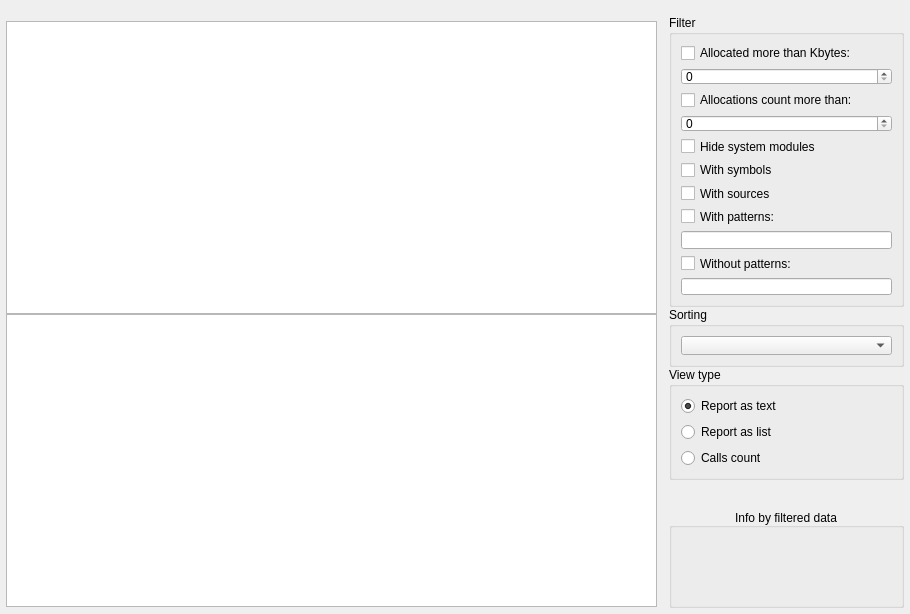
<?xml version="1.0" encoding="UTF-8"?>
<ui version="4.0">
 <class>ReportViewWidget</class>
 <widget class="QWidget" name="ReportViewWidget">
  <property name="geometry">
   <rect>
    <x>0</x>
    <y>0</y>
    <width>910</width>
    <height>614</height>
   </rect>
  </property>
  <property name="sizePolicy">
   <sizepolicy hsizetype="Preferred" vsizetype="Maximum">
    <horstretch>0</horstretch>
    <verstretch>0</verstretch>
   </sizepolicy>
  </property>
  <property name="minimumSize">
   <size>
    <width>0</width>
    <height>540</height>
   </size>
  </property>
  <property name="windowTitle">
   <string>Form</string>
  </property>
  <layout class="QGridLayout" name="gridLayout">
   <property name="leftMargin">
    <number>0</number>
   </property>
   <property name="topMargin">
    <number>0</number>
   </property>
   <property name="rightMargin">
    <number>0</number>
   </property>
   <property name="bottomMargin">
    <number>0</number>
   </property>
   <property name="spacing">
    <number>0</number>
   </property>
   <item row="1" column="0">
    <widget class="QGroupBox" name="reportViewRootGroupBox">
     <property name="minimumSize">
      <size>
       <width>0</width>
       <height>171</height>
      </size>
     </property>
     <property name="styleSheet">
      <string notr="true">QGroupBox#reportViewRootGroupBox{ border:none }</string>
     </property>
     <property name="title">
      <string/>
     </property>
     <property name="flat">
      <bool>true</bool>
     </property>
     <layout class="QHBoxLayout" name="horizontalLayout">
      <property name="spacing">
       <number>6</number>
      </property>
      <property name="leftMargin">
       <number>0</number>
      </property>
      <property name="topMargin">
       <number>3</number>
      </property>
      <property name="rightMargin">
       <number>0</number>
      </property>
      <property name="bottomMargin">
       <number>0</number>
      </property>
      <item>
       <widget class="QGroupBox" name="reportViewGroupBox">
        <property name="styleSheet">
         <string notr="true">QGroupBox#reportViewGroupBox{ border:none }</string>
        </property>
        <property name="title">
         <string notr="true"/>
        </property>
        <property name="flat">
         <bool>true</bool>
        </property>
        <layout class="QVBoxLayout" name="verticalLayout_2">
         <property name="spacing">
          <number>0</number>
         </property>
         <property name="leftMargin">
          <number>0</number>
         </property>
         <property name="topMargin">
          <number>6</number>
         </property>
         <property name="rightMargin">
          <number>0</number>
         </property>
         <property name="bottomMargin">
          <number>1</number>
         </property>
         <item>
          <widget class="QTreeWidget" name="treeWidget">
           <property name="sizeAdjustPolicy">
            <enum>QAbstractScrollArea::AdjustIgnored</enum>
           </property>
           <property name="autoScroll">
            <bool>true</bool>
           </property>
           <property name="showDropIndicator" stdset="0">
            <bool>false</bool>
           </property>
           <property name="alternatingRowColors">
            <bool>true</bool>
           </property>
           <property name="verticalScrollMode">
            <enum>QAbstractItemView::ScrollPerPixel</enum>
           </property>
           <property name="autoExpandDelay">
            <number>-1</number>
           </property>
           <property name="indentation">
            <number>20</number>
           </property>
           <property name="rootIsDecorated">
            <bool>true</bool>
           </property>
           <property name="sortingEnabled">
            <bool>true</bool>
           </property>
           <property name="headerHidden">
            <bool>false</bool>
           </property>
           <property name="columnCount">
            <number>3</number>
           </property>
           <attribute name="headerVisible">
            <bool>false</bool>
           </attribute>
           <attribute name="headerCascadingSectionResizes">
            <bool>true</bool>
           </attribute>
           <attribute name="headerMinimumSectionSize">
            <number>70</number>
           </attribute>
           <attribute name="headerDefaultSectionSize">
            <number>200</number>
           </attribute>
           <column>
            <property name="text">
             <string>Calls</string>
            </property>
           </column>
           <column>
            <property name="text">
             <string>Allocated</string>
            </property>
           </column>
           <column>
            <property name="text">
             <string>Calls count</string>
            </property>
           </column>
          </widget>
         </item>
         <item>
          <widget class="QPlainTextEdit" name="plainTextEdit">
           <property name="acceptDrops">
            <bool>false</bool>
           </property>
           <property name="toolTip">
            <string>&lt;html&gt;
   &lt;head/&gt;
   &lt;body&gt;
   // Each log entry has the following syntax:&lt;br&gt;
   //&lt;br&gt;
   // + BYTES_DELTA (NEW_BYTES - OLD_BYTES) NEW_COUNT allocs BackTrace TRACEID&lt;br&gt;
   // + COUNT_DELTA (NEW_COUNT - OLD_COUNT) BackTrace TRACEID allocations&lt;br&gt;
   // ... stack trace ...&lt;br&gt;
   //&lt;br&gt;
   // where:&lt;br&gt;
   //&lt;br&gt;
   // BYTES_DELTA - increase in bytes between before and after log&lt;br&gt;
   // NEW_BYTES - bytes in after log&lt;br&gt;
   // OLD_BYTES - bytes in before log&lt;br&gt;
   // COUNT_DELTA - increase in allocations between before and after log&lt;br&gt;
   // NEW_COUNT - number of allocations in after log&lt;br&gt;
   // OLD_COUNT - number of allocations in before log&lt;br&gt;
   // TRACEID - decimal index of the stack trace in the trace database&lt;br&gt;
   // (can be used to search for allocation instances in the original&lt;br&gt;
   // UMDH logs).
   &lt;/body&gt;
&lt;/html&gt;</string>
           </property>
           <property name="lineWrapMode">
            <enum>QPlainTextEdit::NoWrap</enum>
           </property>
           <property name="readOnly">
            <bool>true</bool>
           </property>
           <property name="plainText">
            <string notr="true"/>
           </property>
          </widget>
         </item>
        </layout>
       </widget>
      </item>
      <item>
       <widget class="QGroupBox" name="controlsGroupBox">
        <property name="maximumSize">
         <size>
          <width>241</width>
          <height>16777215</height>
         </size>
        </property>
        <property name="styleSheet">
         <string notr="true">QGroupBox#controlsGroupBox{ border:none }</string>
        </property>
        <property name="title">
         <string notr="true"/>
        </property>
        <property name="flat">
         <bool>true</bool>
        </property>
        <layout class="QVBoxLayout" name="verticalLayout">
         <property name="spacing">
          <number>0</number>
         </property>
         <property name="leftMargin">
          <number>0</number>
         </property>
         <property name="topMargin">
          <number>0</number>
         </property>
         <property name="rightMargin">
          <number>0</number>
         </property>
         <property name="bottomMargin">
          <number>0</number>
         </property>
         <item alignment="Qt::AlignBottom">
          <widget class="QGroupBox" name="reportViewFilterGroupBox">
           <property name="minimumSize">
            <size>
             <width>75</width>
             <height>292</height>
            </size>
           </property>
           <property name="maximumSize">
            <size>
             <width>500</width>
             <height>16777215</height>
            </size>
           </property>
           <property name="title">
            <string>Filter</string>
           </property>
           <property name="flat">
            <bool>false</bool>
           </property>
           <layout class="QGridLayout" name="gridLayout_8">
            <property name="topMargin">
             <number>9</number>
            </property>
            <item row="4" column="0">
             <widget class="QCheckBox" name="filterHideSystemCheckBox">
              <property name="text">
               <string>Hide system modules</string>
              </property>
             </widget>
            </item>
            <item row="5" column="0">
             <widget class="QCheckBox" name="filterWithSymbolsCheckBox">
              <property name="text">
               <string>With symbols</string>
              </property>
             </widget>
            </item>
            <item row="3" column="0">
             <widget class="QSpinBox" name="filterLeakedTimesSpinBox">
              <property name="maximum">
               <number>999999999</number>
              </property>
             </widget>
            </item>
            <item row="7" column="0">
             <widget class="QCheckBox" name="filterWithPatternCheckBox">
              <property name="text">
               <string>With patterns:</string>
              </property>
             </widget>
            </item>
            <item row="0" column="0">
             <widget class="QCheckBox" name="filterLeakedBytesCheckBox">
              <property name="text">
               <string>Allocated more than Kbytes:</string>
              </property>
             </widget>
            </item>
            <item row="8" column="0">
             <widget class="QLineEdit" name="filterWithPatternLineEdit">
              <property name="toolTip">
               <string>&lt;html&gt;&lt;head/&gt;&lt;body&gt;&lt;p&gt;Comma-separated list &amp;quot;xxx, yyy, ...&amp;quot;,&lt;br/&gt;works via logical AND.&lt;/p&gt;&lt;/body&gt;&lt;/html&gt;</string>
              </property>
             </widget>
            </item>
            <item row="9" column="0">
             <widget class="QCheckBox" name="filterWithoutPatternCheckBox">
              <property name="text">
               <string>Without patterns:</string>
              </property>
             </widget>
            </item>
            <item row="2" column="0">
             <widget class="QCheckBox" name="filterLeakedTimesCheckBox">
              <property name="text">
               <string>Allocations count more than:</string>
              </property>
             </widget>
            </item>
            <item row="6" column="0">
             <widget class="QCheckBox" name="filterWithSourcesCheckBox">
              <property name="text">
               <string>With sources</string>
              </property>
             </widget>
            </item>
            <item row="1" column="0">
             <widget class="QSpinBox" name="filterLeakedBytesSpinBox">
              <property name="maximum">
               <number>999999999</number>
              </property>
             </widget>
            </item>
            <item row="10" column="0">
             <widget class="QLineEdit" name="filterWithoutPatternLineEdit">
              <property name="toolTip">
               <string>&lt;html&gt;&lt;head/&gt;&lt;body&gt;&lt;p&gt;Comma-separated list &amp;quot;xxx, yyy, ...&amp;quot;,&lt;br/&gt;works via logical OR.&lt;/p&gt;&lt;/body&gt;&lt;/html&gt;</string>
              </property>
             </widget>
            </item>
           </layout>
          </widget>
         </item>
         <item>
          <spacer name="verticalSpacerAsBorder">
           <property name="orientation">
            <enum>Qt::Vertical</enum>
           </property>
           <property name="sizeType">
            <enum>QSizePolicy::Fixed</enum>
           </property>
           <property name="sizeHint" stdset="0">
            <size>
             <width>20</width>
             <height>0</height>
            </size>
           </property>
          </spacer>
         </item>
         <item alignment="Qt::AlignTop">
          <widget class="QGroupBox" name="reportViewSortingGroupBox">
           <property name="minimumSize">
            <size>
             <width>0</width>
             <height>60</height>
            </size>
           </property>
           <property name="maximumSize">
            <size>
             <width>16777215</width>
             <height>60</height>
            </size>
           </property>
           <property name="title">
            <string>Sorting</string>
           </property>
           <layout class="QGridLayout" name="gridLayout_9">
            <property name="topMargin">
             <number>9</number>
            </property>
            <item row="0" column="0">
             <widget class="QComboBox" name="sortingTypeComboBox"/>
            </item>
           </layout>
          </widget>
         </item>
         <item>
          <widget class="QGroupBox" name="reportViewTypeGroupBox">
           <property name="title">
            <string>View type</string>
           </property>
           <layout class="QVBoxLayout" name="verticalLayout_3">
            <item>
             <widget class="QRadioButton" name="reportViewPlainTextRadioButton">
              <property name="text">
               <string>Report as text</string>
              </property>
              <property name="checked">
               <bool>true</bool>
              </property>
             </widget>
            </item>
            <item>
             <widget class="QRadioButton" name="reportViewListRadioButton">
              <property name="text">
               <string>Report as list</string>
              </property>
             </widget>
            </item>
            <item>
             <widget class="QRadioButton" name="reportViewCallsCountRadioButton">
              <property name="text">
               <string>Calls count</string>
              </property>
             </widget>
            </item>
           </layout>
          </widget>
         </item>
         <item>
          <spacer name="verticalSpacer">
           <property name="orientation">
            <enum>Qt::Vertical</enum>
           </property>
           <property name="sizeHint" stdset="0">
            <size>
             <width>20</width>
             <height>88</height>
            </size>
           </property>
          </spacer>
         </item>
         <item>
          <widget class="QGroupBox" name="infoGroupBox">
           <property name="minimumSize">
            <size>
             <width>0</width>
             <height>100</height>
            </size>
           </property>
           <property name="maximumSize">
            <size>
             <width>16777215</width>
             <height>100</height>
            </size>
           </property>
           <property name="title">
            <string>Info by filtered data</string>
           </property>
           <property name="alignment">
            <set>Qt::AlignBottom|Qt::AlignHCenter</set>
           </property>
           <layout class="QGridLayout" name="gridLayout_2">
            <property name="sizeConstraint">
             <enum>QLayout::SetMaximumSize</enum>
            </property>
            <property name="bottomMargin">
             <number>9</number>
            </property>
            <property name="verticalSpacing">
             <number>6</number>
            </property>
            <item row="1" column="0">
             <widget class="QLabel" name="allocationsEventsLabel">
              <property name="text">
               <string/>
              </property>
             </widget>
            </item>
            <item row="0" column="0">
             <widget class="QLabel" name="uniqueStacksCountLabel">
              <property name="text">
               <string/>
              </property>
             </widget>
            </item>
            <item row="2" column="0">
             <widget class="QLabel" name="bytesAllocatedLabel">
              <property name="text">
               <string/>
              </property>
             </widget>
            </item>
           </layout>
          </widget>
         </item>
        </layout>
       </widget>
      </item>
     </layout>
    </widget>
   </item>
  </layout>
 </widget>
 <tabstops>
  <tabstop>filterLeakedBytesCheckBox</tabstop>
  <tabstop>filterLeakedBytesSpinBox</tabstop>
  <tabstop>filterLeakedTimesCheckBox</tabstop>
  <tabstop>filterLeakedTimesSpinBox</tabstop>
  <tabstop>filterHideSystemCheckBox</tabstop>
  <tabstop>filterWithSymbolsCheckBox</tabstop>
  <tabstop>filterWithSourcesCheckBox</tabstop>
  <tabstop>filterWithPatternCheckBox</tabstop>
  <tabstop>filterWithPatternLineEdit</tabstop>
  <tabstop>filterWithoutPatternCheckBox</tabstop>
  <tabstop>filterWithoutPatternLineEdit</tabstop>
  <tabstop>sortingTypeComboBox</tabstop>
 </tabstops>
 <resources/>
 <connections/>
</ui>
